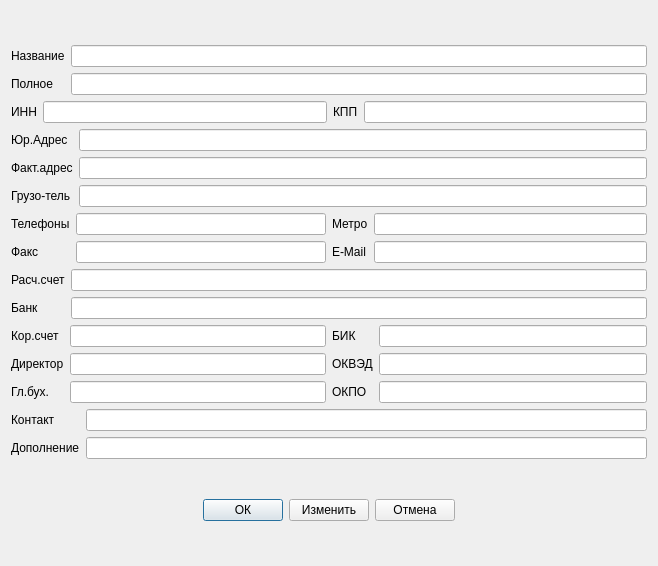
<?xml version="1.0" encoding="UTF-8"?>
<ui version="4.0">
 <class>addPeople</class>
 <widget class="QDialog" name="addPeople">
  <property name="geometry">
   <rect>
    <x>0</x>
    <y>0</y>
    <width>658</width>
    <height>566</height>
   </rect>
  </property>
  <property name="windowTitle">
   <string>addPeople</string>
  </property>
  <layout class="QGridLayout" name="gridLayout">
   <item row="0" column="0">
    <layout class="QVBoxLayout" name="verticalLayout_22">
     <item>
      <layout class="QVBoxLayout" name="verticalLayout_21">
       <item>
        <layout class="QVBoxLayout" name="verticalLayout_11">
         <item>
          <layout class="QVBoxLayout" name="verticalLayout_3">
           <item>
            <layout class="QHBoxLayout" name="horizontalLayout_10">
             <item>
              <layout class="QVBoxLayout" name="verticalLayout">
               <item>
                <widget class="QLabel" name="label">
                 <property name="text">
                  <string>Название</string>
                 </property>
                </widget>
               </item>
               <item>
                <widget class="QLabel" name="label_2">
                 <property name="text">
                  <string>Полное</string>
                 </property>
                </widget>
               </item>
              </layout>
             </item>
             <item>
              <layout class="QVBoxLayout" name="verticalLayout_2">
               <item>
                <widget class="QLineEdit" name="companyTitle"/>
               </item>
               <item>
                <widget class="QLineEdit" name="companyFullTitle"/>
               </item>
              </layout>
             </item>
            </layout>
           </item>
           <item>
            <layout class="QHBoxLayout" name="horizontalLayout_16">
             <item>
              <widget class="QLabel" name="label_3">
               <property name="text">
                <string>ИНН</string>
               </property>
              </widget>
             </item>
             <item>
              <widget class="QLineEdit" name="INN"/>
             </item>
             <item>
              <widget class="QLabel" name="label_4">
               <property name="text">
                <string>КПП</string>
               </property>
              </widget>
             </item>
             <item>
              <widget class="QLineEdit" name="KPP"/>
             </item>
            </layout>
           </item>
          </layout>
         </item>
         <item>
          <layout class="QVBoxLayout" name="verticalLayout_10">
           <item>
            <layout class="QHBoxLayout" name="horizontalLayout">
             <item>
              <layout class="QVBoxLayout" name="verticalLayout_4">
               <item>
                <widget class="QLabel" name="label_5">
                 <property name="text">
                  <string>Юр.Адрес</string>
                 </property>
                </widget>
               </item>
               <item>
                <widget class="QLabel" name="label_6">
                 <property name="text">
                  <string>Факт.адрес</string>
                 </property>
                </widget>
               </item>
               <item>
                <widget class="QLabel" name="label_7">
                 <property name="text">
                  <string>Грузо-тель</string>
                 </property>
                </widget>
               </item>
              </layout>
             </item>
             <item>
              <layout class="QVBoxLayout" name="verticalLayout_5">
               <item>
                <widget class="QLineEdit" name="companyUrAddress"/>
               </item>
               <item>
                <widget class="QLineEdit" name="companyFactAddress"/>
               </item>
               <item>
                <widget class="QLineEdit" name="companyGruz"/>
               </item>
              </layout>
             </item>
            </layout>
           </item>
           <item>
            <layout class="QHBoxLayout" name="horizontalLayout_4">
             <item>
              <layout class="QHBoxLayout" name="horizontalLayout_3">
               <item>
                <layout class="QVBoxLayout" name="verticalLayout_6">
                 <item>
                  <widget class="QLabel" name="label_8">
                   <property name="text">
                    <string>Телефоны</string>
                   </property>
                  </widget>
                 </item>
                 <item>
                  <widget class="QLabel" name="label_9">
                   <property name="text">
                    <string>Факс</string>
                   </property>
                  </widget>
                 </item>
                </layout>
               </item>
               <item>
                <layout class="QVBoxLayout" name="verticalLayout_8">
                 <item>
                  <widget class="QLineEdit" name="companyPhones"/>
                 </item>
                 <item>
                  <widget class="QLineEdit" name="companyFax"/>
                 </item>
                </layout>
               </item>
              </layout>
             </item>
             <item>
              <layout class="QHBoxLayout" name="horizontalLayout_2">
               <item>
                <layout class="QVBoxLayout" name="verticalLayout_7">
                 <item>
                  <widget class="QLabel" name="label_10">
                   <property name="text">
                    <string>Метро</string>
                   </property>
                  </widget>
                 </item>
                 <item>
                  <widget class="QLabel" name="label_11">
                   <property name="text">
                    <string>E-Mail</string>
                   </property>
                  </widget>
                 </item>
                </layout>
               </item>
               <item>
                <layout class="QVBoxLayout" name="verticalLayout_9">
                 <item>
                  <widget class="QLineEdit" name="companyMetro"/>
                 </item>
                 <item>
                  <widget class="QLineEdit" name="companyMail"/>
                 </item>
                </layout>
               </item>
              </layout>
             </item>
            </layout>
           </item>
          </layout>
         </item>
        </layout>
       </item>
       <item>
        <layout class="QVBoxLayout" name="verticalLayout_18">
         <item>
          <layout class="QHBoxLayout" name="horizontalLayout_6">
           <item>
            <layout class="QVBoxLayout" name="verticalLayout_15">
             <item>
              <widget class="QLabel" name="label_12">
               <property name="text">
                <string>Расч.счет</string>
               </property>
              </widget>
             </item>
             <item>
              <widget class="QLabel" name="label_13">
               <property name="text">
                <string>Банк</string>
               </property>
              </widget>
             </item>
            </layout>
           </item>
           <item>
            <layout class="QVBoxLayout" name="verticalLayout_16">
             <item>
              <widget class="QLineEdit" name="companyRasSchet"/>
             </item>
             <item>
              <widget class="QLineEdit" name="companyBank"/>
             </item>
            </layout>
           </item>
          </layout>
         </item>
         <item>
          <layout class="QHBoxLayout" name="horizontalLayout_8">
           <item>
            <layout class="QHBoxLayout" name="horizontalLayout_7">
             <item>
              <layout class="QVBoxLayout" name="verticalLayout_14">
               <item>
                <widget class="QLabel" name="label_14">
                 <property name="text">
                  <string>Кор.счет</string>
                 </property>
                </widget>
               </item>
               <item>
                <widget class="QLabel" name="label_16">
                 <property name="text">
                  <string>Директор</string>
                 </property>
                </widget>
               </item>
               <item>
                <widget class="QLabel" name="label_20">
                 <property name="text">
                  <string>Гл.бух.</string>
                 </property>
                </widget>
               </item>
              </layout>
             </item>
             <item>
              <layout class="QVBoxLayout" name="verticalLayout_17">
               <item>
                <widget class="QLineEdit" name="companyKorSchet"/>
               </item>
               <item>
                <widget class="QLineEdit" name="companyDirector"/>
               </item>
               <item>
                <widget class="QLineEdit" name="companyBuh"/>
               </item>
              </layout>
             </item>
            </layout>
           </item>
           <item>
            <layout class="QHBoxLayout" name="horizontalLayout_5">
             <item>
              <layout class="QVBoxLayout" name="verticalLayout_13">
               <item>
                <widget class="QLabel" name="label_15">
                 <property name="text">
                  <string>БИК</string>
                 </property>
                </widget>
               </item>
               <item>
                <widget class="QLabel" name="label_17">
                 <property name="text">
                  <string>ОКВЭД</string>
                 </property>
                </widget>
               </item>
               <item>
                <widget class="QLabel" name="label_18">
                 <property name="text">
                  <string>ОКПО</string>
                 </property>
                </widget>
               </item>
              </layout>
             </item>
             <item>
              <layout class="QVBoxLayout" name="verticalLayout_12">
               <item>
                <widget class="QLineEdit" name="BIK"/>
               </item>
               <item>
                <widget class="QLineEdit" name="OKVED"/>
               </item>
               <item>
                <widget class="QLineEdit" name="OKPO"/>
               </item>
              </layout>
             </item>
            </layout>
           </item>
          </layout>
         </item>
        </layout>
       </item>
       <item>
        <layout class="QHBoxLayout" name="horizontalLayout_9">
         <item>
          <layout class="QVBoxLayout" name="verticalLayout_19">
           <item>
            <widget class="QLabel" name="label_23">
             <property name="text">
              <string>Контакт</string>
             </property>
            </widget>
           </item>
           <item>
            <widget class="QLabel" name="label_22">
             <property name="text">
              <string>Дополнение</string>
             </property>
            </widget>
           </item>
          </layout>
         </item>
         <item>
          <layout class="QVBoxLayout" name="verticalLayout_20">
           <item>
            <widget class="QLineEdit" name="contact"/>
           </item>
           <item>
            <widget class="QLineEdit" name="DLC"/>
           </item>
          </layout>
         </item>
        </layout>
       </item>
      </layout>
     </item>
    </layout>
   </item>
   <item row="1" column="0">
    <layout class="QHBoxLayout" name="horizontalLayout_13">
     <item>
      <spacer name="horizontalSpacer">
       <property name="orientation">
        <enum>Qt::Horizontal</enum>
       </property>
       <property name="sizeHint" stdset="0">
        <size>
         <width>40</width>
         <height>20</height>
        </size>
       </property>
      </spacer>
     </item>
     <item>
      <layout class="QHBoxLayout" name="horizontalLayout_12">
       <item>
        <layout class="QHBoxLayout" name="horizontalLayout_11">
         <item>
          <widget class="QPushButton" name="companyOK">
           <property name="text">
            <string>ОК</string>
           </property>
          </widget>
         </item>
         <item>
          <widget class="QPushButton" name="companyChange">
           <property name="text">
            <string>Изменить</string>
           </property>
          </widget>
         </item>
         <item>
          <widget class="QPushButton" name="companyCancel">
           <property name="text">
            <string>Отмена</string>
           </property>
          </widget>
         </item>
        </layout>
       </item>
      </layout>
     </item>
     <item>
      <spacer name="horizontalSpacer_2">
       <property name="orientation">
        <enum>Qt::Horizontal</enum>
       </property>
       <property name="sizeHint" stdset="0">
        <size>
         <width>40</width>
         <height>20</height>
        </size>
       </property>
      </spacer>
     </item>
    </layout>
   </item>
  </layout>
 </widget>
 <layoutdefault spacing="6" margin="11"/>
 <resources/>
 <connections/>
</ui>
